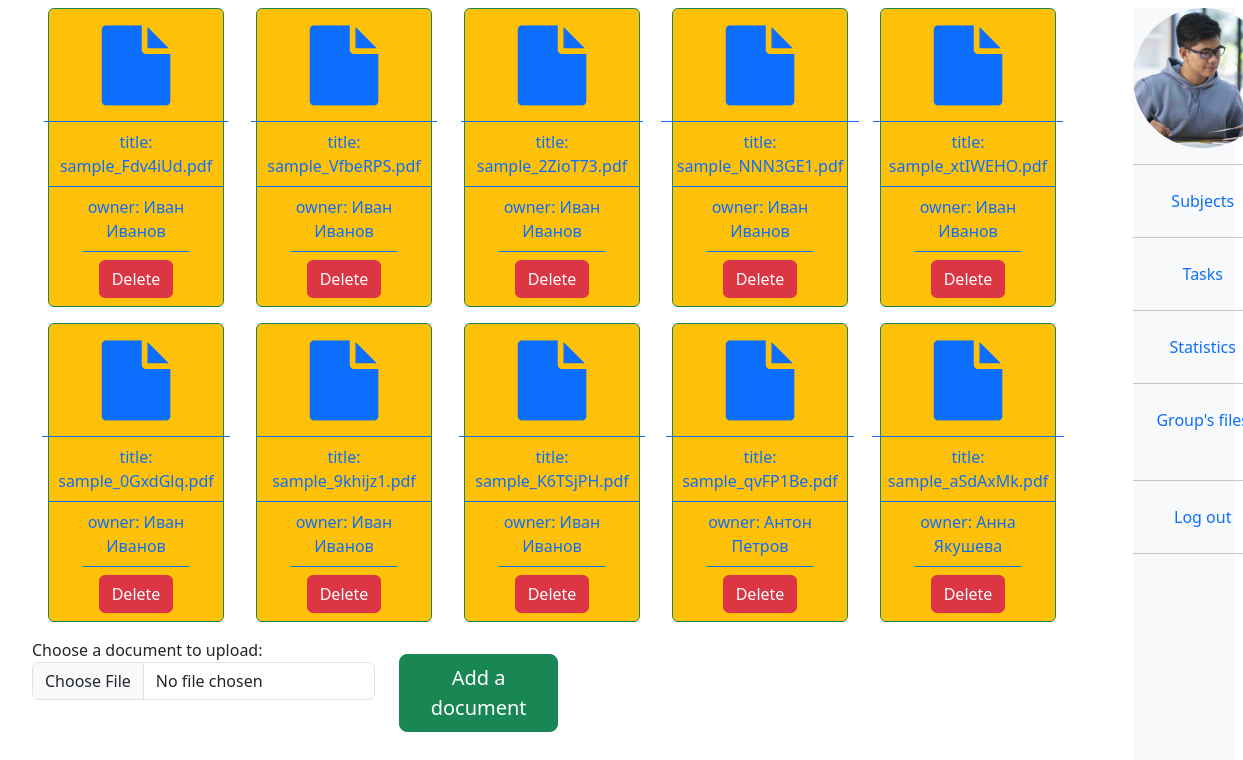
The app's page /student/group_files/subject/1 (signed in), older data.
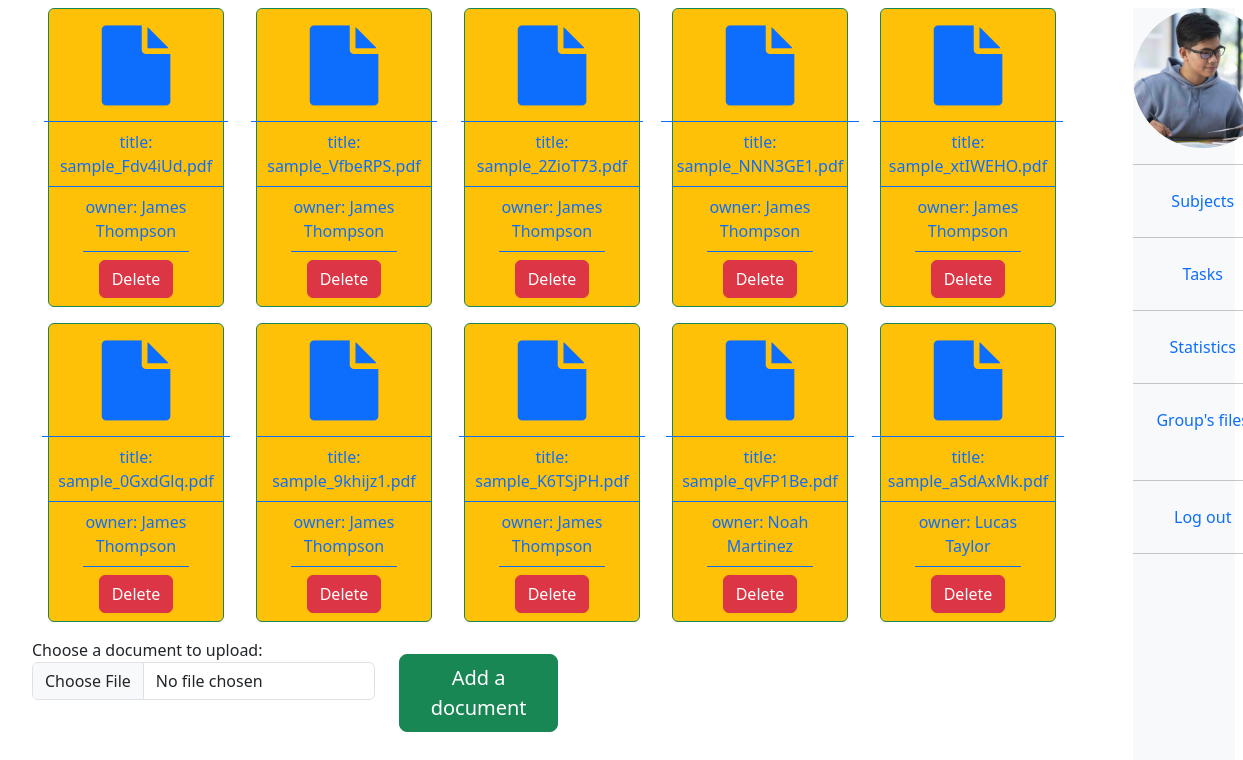
The same page, newer data.
### univ_app/models.py (models this page shows, shortened)
class Document(models.Model):
    title = models.CharField(max_length=200, default="", blank=True)
    subject = models.ForeignKey(
        "Subject", blank=True, null=True, on_delete=models.SET_NULL
    )
    student = models.ForeignKey(
        "Student", blank=True, null=True, on_delete=models.SET_NULL
    )
    doc = models.FileField(upload_to="uploads/documents/", null=True)
    @property
    def filename(self):
        return os.path.basename(self.doc.name)

class Student(models.Model):
    user = models.OneToOneField(User, null=True, blank=True, on_delete=models.CASCADE)
    st_group = models.ForeignKey(
        "StGroup", blank=True, null=True, on_delete=models.SET_NULL
    )
    profile_picture = models.ImageField(
        upload_to="uploads/profile_pictures/%Y/", default="student.jpg", null=True
    )
    def __str__(self):
        return self.user.first_name

### univ_app/decorators.py (the view)
        def wrapper(request, *args, **kwargs):
            group = None
            if request.user.groups.exists():
                group = request.user.groups.all()[0].name
            if group in allowed_groups:
                return view_func(request, *args, **kwargs)
            return HttpResponse("Permission denied")

### univ_app/forms.py
class DocumentForm(forms.ModelForm):
    class Meta:
        model = Document
        fields = ["doc"]
        labels = {
            "doc": "Choose a document to upload",
        }
    def __init__(self, *args, **kwargs):
        super(DocumentForm, self).__init__(*args, **kwargs)
        for _, field in self.fields.items():
            field.widget.attrs.update({"class": "form-control"})

### univ_app/templatetags/user_tags.py (called while the page is built)
@register.filter(name="has_group")
def has_group(user, group_name):
    return user.groups.filter(name=group_name).exists()

### univ_app/views.py (called while the page is built, shortened)
@allowed_users(allowed_groups=["student"])
def s_group_files_subject(request, subject_id):
    student = request.user.student
    subject = Subject.objects.get(id=subject_id)
    docs = subject.document_set.all()
    form = DocumentForm()
    ctx = {
        "docs": docs,
        "subject": subject,
        "form": form,
    }
    return render(request, "student_views/s_group_files_subject.html", ctx)

### templates/student_views/s_group_files_subject.html (shortened to what this page needs)
{%extends "base.html"%}
{% block s_group_files_subject %}
<div class = "container-fluid">
  <div class="d-flex flex-wrap ">
    {%for doc in docs%}
    <div class="card border-success bg-warning align-items-center text-center mb-3 mx-3" style="max-width: 11rem;">
      <div class="card-body text-primary">
        <p class="card-text"><a class="mb-1" href = {{doc.doc.url}}> <i class="fa fa-file fa-5x"></i> </a></p>
      </div>
      <div class=" text-primary card-footer bg-transparent border-primary">title: {{doc.filename|slice:":20"}}</div>
      <div class=" text-primary card-footer bg-transparent border-primary">owner: {{doc.student|slice:":20"}}</div>
      <div class=" text-primary card-footer bg-transparent border-primary"><a href = "{%url 'delete_doc' subject.id doc.id%}" class ="btn btn-danger" > Delete</a></div>
    </div>
    {%endfor%}
  </div>
  <form class="form-group" action="{% url 's_group_files_subject' subject.id   %}" method="post" enctype="multipart/form-data">
    <div class = "row">
      <div class = "col-4">
    {{form.as_p}}
      </div>
      <div class = "col-2">
    <button class = "btn btn-success btn-lg mt-3" type="submit" name="button"> Add a document </button>
      </div>
    </div>
  </form>
</div>
{% endblock %}

Row changes from the older to the newer data that the page shows:
changed through a linked row, Document "sample_Fdv4iUd.pdf": student "Иван Иванов" → "James Thompson"
changed through a linked row, Document "sample_VfbeRPS.pdf": student "Иван Иванов" → "James Thompson"
changed through a linked row, Document "sample_2ZioT73.pdf": student "Иван Иванов" → "James Thompson"
changed through a linked row, Document "sample_NNN3GE1.pdf": student "Иван Иванов" → "James Thompson"
changed through a linked row, Document "sample_xtIWEHO.pdf": student "Иван Иванов" → "James Thompson"
changed through a linked row, Document "sample_0GxdGlq.pdf": student "Иван Иванов" → "James Thompson"
changed through a linked row, Document "sample_9khijz1.pdf": student "Иван Иванов" → "James Thompson"
changed through a linked row, Document "sample_K6TSjPH.pdf": student "Иван Иванов" → "James Thompson"
changed through a linked row, Document "sample_qvFP1Be.pdf": student "Антон Петров" → "Noah Martinez"
changed through a linked row, Document "sample_aSdAxMk.pdf": student "Анна Якушева" → "Lucas Taylor"
